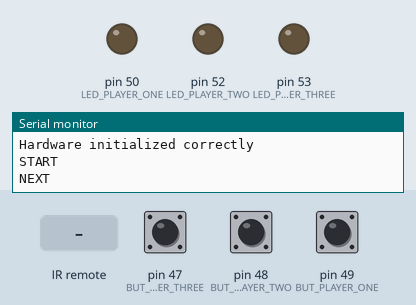
Simulated run of this sketch. Board: Arduino Mega 2560, built with avr-gcc and run on an emulated ATmega2560. On the bench: output pins drawn as LEDs (lit = HIGH), the last lines printed to the serial monitor. The inputs (shaded band) are chosen by the test bench; at power-on: pin 47 (BUT_PLAYER_THREE) HIGH, pin 48 (BUT_PLAYER_TWO) HIGH, pin 49 (BUT_PLAYER_ONE) HIGH.

Above: at 1.2 s.
1.3 s: pin 47 (BUT_PLAYER_THREE) pulled LOW for 0.15 s
At 2.5 s:
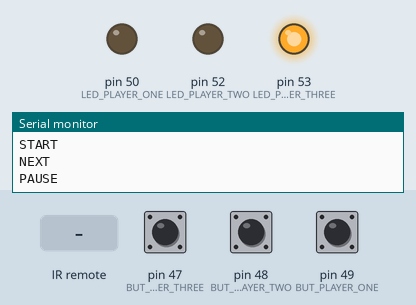
2.9 s: infrared code 0x16 received
At 3.9 s:
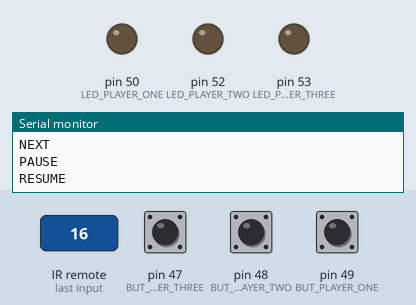
4.4 s: pin 48 (BUT_PLAYER_TWO) pulled LOW for 0.15 s
At 5.1 s:
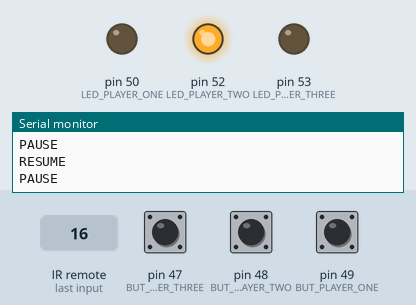
6.0 s: infrared code 0xC received
At 8.8 s:
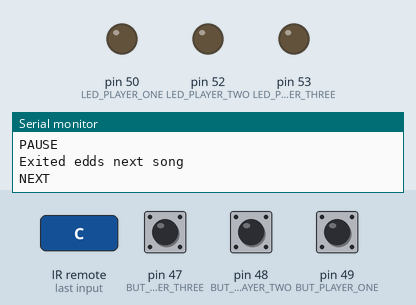
9.0 s: pin 49 (BUT_PLAYER_ONE) pulled LOW for 0.15 s
At 9.8 s:
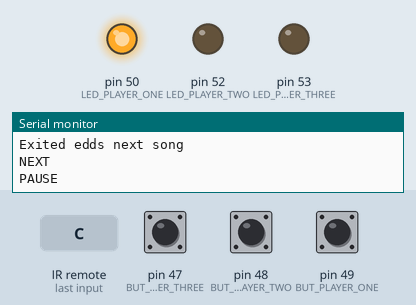
Timing chart, 0 to 11.6 s (numbered marks = the images above; inputs shaded):
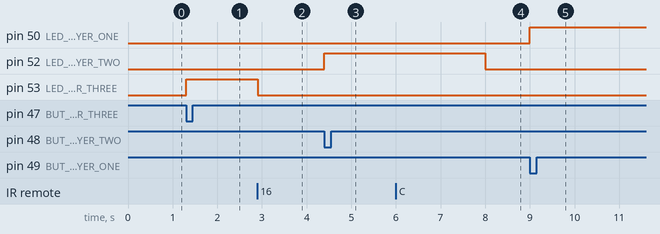

The sketch:

edds.ino
```cpp
#include "edds.h"

EDDS edds;

void setup() {
  // put your setup code here, to run once:
  edds.init();
}

void loop() {
  // put your main code here, to run repeatedly:
  if (edds.isWinner() == -1)
  {
    edds.nextSong();
    delay(2000); // delay between two songs to guess
    Serial.println("Exited edds next song");
  }
  else{
    Serial.print("And the Winner is: Player ");
    Serial.println(edds.isWinner());
    delay(3000);
  }
}
```

EDDS_HW.cpp
```cpp
#include "EDDS_HW.h"
#include <IRremote.h>


void EDDS_HW::init()
{
    pinMode(LED_PLAYER_ONE, OUTPUT);
    pinMode(LED_PLAYER_TWO, OUTPUT);
    pinMode(LED_PLAYER_THREE, OUTPUT);
    pinMode(BUT_PLAYER_ONE, INPUT_PULLUP);
    pinMode(BUT_PLAYER_TWO, INPUT_PULLUP);
    pinMode(BUT_PLAYER_THREE, INPUT_PULLUP);
    IrReceiver.begin(IR_RECEIVE_PIN, ENABLE_LED_FEEDBACK, USE_DEFAULT_FEEDBACK_LED_PIN);

    for (int i = 0; i<NUMBER_PLAYERS; i++)
    {
        aiPlayerEnabled[i] = true;
    }

    Serial.begin(115200);
    Serial.println("Hardware initialized correctly");
}

int EDDS_HW::receiveRemoteCommand()
{
    IrReceiver.enableIRIn();
    IrReceiver.resume(); // Enable receiving of the next value
    int iReturnCommand = -1;
    while(true)
    {
      if(IrReceiver.decode())
      {
          iReturnCommand = IrReceiver.decodedIRData.command;
          break;
      }
    }
    IrReceiver.disableIRIn();
    return iReturnCommand;
}

int EDDS_HW::getPlayerToAnswer()
{
    unsigned long lTimeOut = 35000L;
    long lStartTime = millis();
    while(millis() - lStartTime < lTimeOut)
    {
        for(int i = 0; i < NUMBER_PLAYERS; i++)
        {
            if (digitalRead(BUTTON_PINS[i]) == LOW && aiPlayerEnabled[i])
            {
                aiPlayerEnabled[i] = false;
                iPlayersDisabled += 1;
                digitalWrite(LED_PINS[i], HIGH);
                return i;
            }
        }

    }
    return -1; // no player guessed a song
}

void EDDS_HW::nextSong()
{
    for (int i = 0; i<NUMBER_PLAYERS; i++)
    {
        aiPlayerEnabled[i] = true;
        digitalWrite(LED_PINS[i], LOW);
    }
    iPlayersDisabled = 0;
}

void EDDS_HW::resetLEDs()
{
    for (int i = 0; i<NUMBER_PLAYERS; i++)
    {
        digitalWrite(LED_PINS[i], LOW);
    }
}

bool EDDS_HW::atLeastOnePlayerEnabled()
{
    return !(this->iPlayersDisabled == NUMBER_PLAYERS);
}
```

EDDS_HW.h
```cpp
#define LED_PLAYER_ONE 50
#define LED_PLAYER_TWO 52
#define LED_PLAYER_THREE 53
#define BUT_PLAYER_ONE 49
#define BUT_PLAYER_TWO 48
#define BUT_PLAYER_THREE 47
#define IR_RECEIVE_PIN 2
#include "config.h"
#include "arduino.h"
class EDDS_HW
{
public:
    void init();
    void nextSong();
    int getPlayerToAnswer();
    int receiveRemoteCommand();
    void resetLEDs();
    bool atLeastOnePlayerEnabled();
private:
    bool aiPlayerEnabled[NUMBER_PLAYERS] = {};
    int LED_PINS[NUMBER_PLAYERS] = {LED_PLAYER_ONE, LED_PLAYER_TWO, LED_PLAYER_THREE};
    int BUTTON_PINS[NUMBER_PLAYERS] = {BUT_PLAYER_ONE, BUT_PLAYER_TWO, BUT_PLAYER_THREE};
    int iPlayersDisabled = 0;
};
```

Spotify.cpp
```cpp
#include "Spotify.h"

void Spotify::pauseSong()
{
    Serial.println("PAUSE");
}

void Spotify::playNextSong()
{
    Serial.println("NEXT");
}

void Spotify::resumeSong()
{
    Serial.println("RESUME");
}

void Spotify::init()
{
}

void Spotify::start()
{
    Serial.println("START");
}
```

Spotify.h
```cpp
#include "arduino.h"

class Spotify
{
    public:
        void playNextSong();
        void pauseSong();
        void resumeSong();
        void start();
        void init();
    private:

};
```

edds.cpp
```cpp
#include "edds.h"

void EDDS::init()
{
  this->hw.init();
  this->spotify.init();
  this->spotify.start();
}

EDDS::remoteCommands EDDS::getRemoteCommand(int iCodedCommand)
{
  remoteCommands returnCommand = INVALID;
  switch(iCodedCommand)
  {
    case 0x16:
      returnCommand = ZERO;
      break;
    case 0xC:
      returnCommand = ONE;
      break;

  }
  return returnCommand;
}

void EDDS::nextSong()
{
  spotify.playNextSong();
  hw.nextSong();
  while(true)
  {
    int iPlayerAnswered = hw.getPlayerToAnswer();
    if (iPlayerAnswered == -1)
    {
      break;
    }
    spotify.pauseSong();

    remoteCommands command;
    do
    {
      int iRemoteCommand = hw.receiveRemoteCommand();
      command= getRemoteCommand(iRemoteCommand);
    } while (command == INVALID);

    if(command == ONE) // player answered correctly
    {
      aiScorePlayers[iPlayerAnswered] += 1;
      break;
    }
    else
    {
      hw.resetLEDs();
      if(hw.atLeastOnePlayerEnabled() == false)
      {
        break;
      }
      else
      {
        spotify.resumeSong();
      }
    }
  }
}

int EDDS::isWinner()
{
  for(int i = 0; i < NUMBER_PLAYERS; i++)
  {
    if(aiScorePlayers[i] == POINTS_TO_WIN)
    {
      return i + 1;
    }
  }
  return -1;
}
```

edds.h
```cpp
#include "arduino.h"
#include "Spotify.h"
#include "EDDS_HW.h"
#include "config.h"
class EDDS
{
  public:
    void init();
    void nextSong();
    int isWinner();
  private:
    typedef enum e_remoteCommands {INVALID, ZERO, ONE} remoteCommands;
    Spotify spotify;
    EDDS_HW hw;
    bool bDebug = true;
    int aiScorePlayers[NUMBER_PLAYERS] = {};
    remoteCommands getRemoteCommand(int iCodedCommand);

};
```

config.h
```cpp
#define NUMBER_PLAYERS 3
#define POINTS_TO_WIN 5
```

Measured:
- after the input at 1.3 s, pin 53 (LED_PLAYER_THREE): LOW → HIGH at once
- after the input at 2.9 s, pin 53 (LED_PLAYER_THREE): HIGH → LOW at once
- after the input at 4.4 s, pin 52 (LED_PLAYER_TWO): LOW → HIGH at once
- after the input at 6.0 s, pin 52 (LED_PLAYER_TWO): HIGH → LOW after 2.0 s
- after the input at 9.0 s, pin 50 (LED_PLAYER_ONE): LOW → HIGH at once
